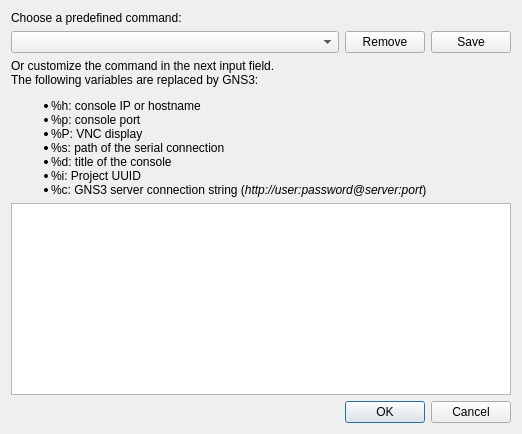
<?xml version="1.0" encoding="UTF-8"?>
<ui version="4.0">
 <class>uiConsoleCommandDialog</class>
 <widget class="QDialog" name="uiConsoleCommandDialog">
  <property name="geometry">
   <rect>
    <x>0</x>
    <y>0</y>
    <width>544</width>
    <height>405</height>
   </rect>
  </property>
  <property name="sizePolicy">
   <sizepolicy hsizetype="Preferred" vsizetype="Preferred">
    <horstretch>0</horstretch>
    <verstretch>0</verstretch>
   </sizepolicy>
  </property>
  <property name="minimumSize">
   <size>
    <width>0</width>
    <height>0</height>
   </size>
  </property>
  <property name="windowTitle">
   <string>Command</string>
  </property>
  <property name="styleSheet">
   <string notr="true">
QWidget {
    background-color: #fae8b7;
    color: #586e75;
}

QToolBar {
    border:0px;
}

QGraphicsView, QTextEdit, QPlainTextEdit, QTreeWidget, QListWidget, QLineEdit, QSpinBox, QComboBox {
    background-color: #fdf6e3;
}

QLabel, QMenu, QStatusBar {
  color: #586e75;
}

QMenuBar::item {
    background-color: #fae8b7;
}

QMenu::item:selected {
    color: #f2f2f2;
    background-color: #383838;
}

QToolButton:hover {
    background-color: #383838;
}

QGroupBox {
    color: #586e75;
    font: bold 12px;
    padding: 15px;
    border-style: none;
}

QAbstractScrollArea::corner {
    background: #fae8b7;
}

QScrollBar::add-page:horizontal, QScrollBar::sub-page:horizontal, QScrollBar::add-page:vertical, QScrollBar::sub-page:vertical {
  background: none;
}

QComboBox {
    selection-color: #f2f2f2;
    selection-background-color: #fae8b7;
}

QComboBox QAbstractItemView {
    background-color: #fdf6e3;
}

QDockWidget, QMenuBar, QPushButton, QToolButton, QTabWidget, QHeaderView::section {
    color: #586e75;
    font: bold 11px;
}

QTabBar {
    color: #586e75;
}

QRadioButton, QCheckBox {
  color: #586e75;
}

QRadioButton::disabled, QCheckBox::disabled {
  color: gray;
}
// bg-color=#fdf6e3
// fg-color=#586e75
// tool-bar=#fae8b7
// selection-bg=#383838 
// selection-fg=#f2f2f2
 </string>
  </property>
  <property name="modal">
   <bool>true</bool>
  </property>
  <layout class="QVBoxLayout" name="verticalLayout">
   <property name="sizeConstraint">
    <enum>QLayout::SetFixedSize</enum>
   </property>
   <item>
    <widget class="QLabel" name="label_2">
     <property name="text">
      <string>Choose a predefined command:</string>
     </property>
    </widget>
   </item>
   <item>
    <layout class="QHBoxLayout" name="horizontalLayout">
     <item>
      <widget class="QComboBox" name="uiCommandComboBox">
       <property name="sizePolicy">
        <sizepolicy hsizetype="Expanding" vsizetype="Fixed">
         <horstretch>0</horstretch>
         <verstretch>0</verstretch>
        </sizepolicy>
       </property>
      </widget>
     </item>
     <item>
      <widget class="QPushButton" name="uiRemovePushButton">
       <property name="text">
        <string>Remove</string>
       </property>
      </widget>
     </item>
     <item>
      <widget class="QPushButton" name="uiSavePushButton">
       <property name="text">
        <string>Save</string>
       </property>
      </widget>
     </item>
    </layout>
   </item>
   <item>
    <widget class="QLabel" name="label">
     <property name="text">
      <string>&lt;html&gt;&lt;head/&gt;&lt;body&gt;&lt;p&gt;Or customize the command in the next input field. &lt;br/&gt;The following variables are replaced by GNS3: &lt;/p&gt;&lt;ul style=&quot;margin-top: 0px; margin-bottom: 0px; margin-left: 0px; margin-right: 0px; -qt-list-indent: 1;&quot;&gt;&lt;li style=&quot; margin-top:12px; margin-bottom:0px; margin-left:0px; margin-right:0px; -qt-block-indent:0; text-indent:0px;&quot;&gt;%h: console IP or hostname&lt;/li&gt;&lt;li style=&quot; margin-top:0px; margin-bottom:0px; margin-left:0px; margin-right:0px; -qt-block-indent:0; text-indent:0px;&quot;&gt;%p: console port&lt;/li&gt;&lt;li style=&quot; margin-top:0px; margin-bottom:0px; margin-left:0px; margin-right:0px; -qt-block-indent:0; text-indent:0px;&quot;&gt;%P: VNC display&lt;/li&gt;&lt;li style=&quot; margin-top:0px; margin-bottom:0px; margin-left:0px; margin-right:0px; -qt-block-indent:0; text-indent:0px;&quot;&gt;%s: path of the serial connection&lt;/li&gt;&lt;/ul&gt;&lt;ul style=&quot;margin-top: 0px; margin-bottom: 0px; margin-left: 0px; margin-right: 0px; -qt-list-indent: 1;&quot;&gt;&lt;li style=&quot; margin-top:0px; margin-bottom:0px; margin-left:0px; margin-right:0px; -qt-block-indent:0; text-indent:0px;&quot;&gt;%d: title of the console&lt;/li&gt;&lt;li style=&quot; margin-top:0px; margin-bottom:0px; margin-left:0px; margin-right:0px; -qt-block-indent:0; text-indent:0px;&quot;&gt;%i: Project UUID&lt;/li&gt;&lt;li style=&quot; margin-top:0px; margin-bottom:0px; margin-left:0px; margin-right:0px; -qt-block-indent:0; text-indent:0px;&quot;&gt;%c: GNS3 server connection string (&lt;span style=&quot; font-style:italic;&quot;&gt;http://user:password@server:port&lt;/span&gt;)&lt;/li&gt;&lt;/ul&gt;&lt;/body&gt;&lt;/html&gt;</string>
     </property>
     <property name="textFormat">
      <enum>Qt::RichText</enum>
     </property>
    </widget>
   </item>
   <item>
    <widget class="QPlainTextEdit" name="uiCommandPlainTextEdit">
     <property name="minimumSize">
      <size>
       <width>500</width>
       <height>0</height>
      </size>
     </property>
    </widget>
   </item>
   <item>
    <widget class="QDialogButtonBox" name="uiButtonBox">
     <property name="orientation">
      <enum>Qt::Horizontal</enum>
     </property>
     <property name="standardButtons">
      <set>QDialogButtonBox::Cancel|QDialogButtonBox::Ok</set>
     </property>
    </widget>
   </item>
  </layout>
 </widget>
 <resources/>
 <connections>
  <connection>
   <sender>uiButtonBox</sender>
   <signal>accepted()</signal>
   <receiver>uiConsoleCommandDialog</receiver>
   <slot>accept()</slot>
   <hints>
    <hint type="sourcelabel">
     <x>248</x>
     <y>254</y>
    </hint>
    <hint type="destinationlabel">
     <x>157</x>
     <y>274</y>
    </hint>
   </hints>
  </connection>
  <connection>
   <sender>uiButtonBox</sender>
   <signal>rejected()</signal>
   <receiver>uiConsoleCommandDialog</receiver>
   <slot>reject()</slot>
   <hints>
    <hint type="sourcelabel">
     <x>316</x>
     <y>260</y>
    </hint>
    <hint type="destinationlabel">
     <x>286</x>
     <y>274</y>
    </hint>
   </hints>
  </connection>
 </connections>
</ui>
